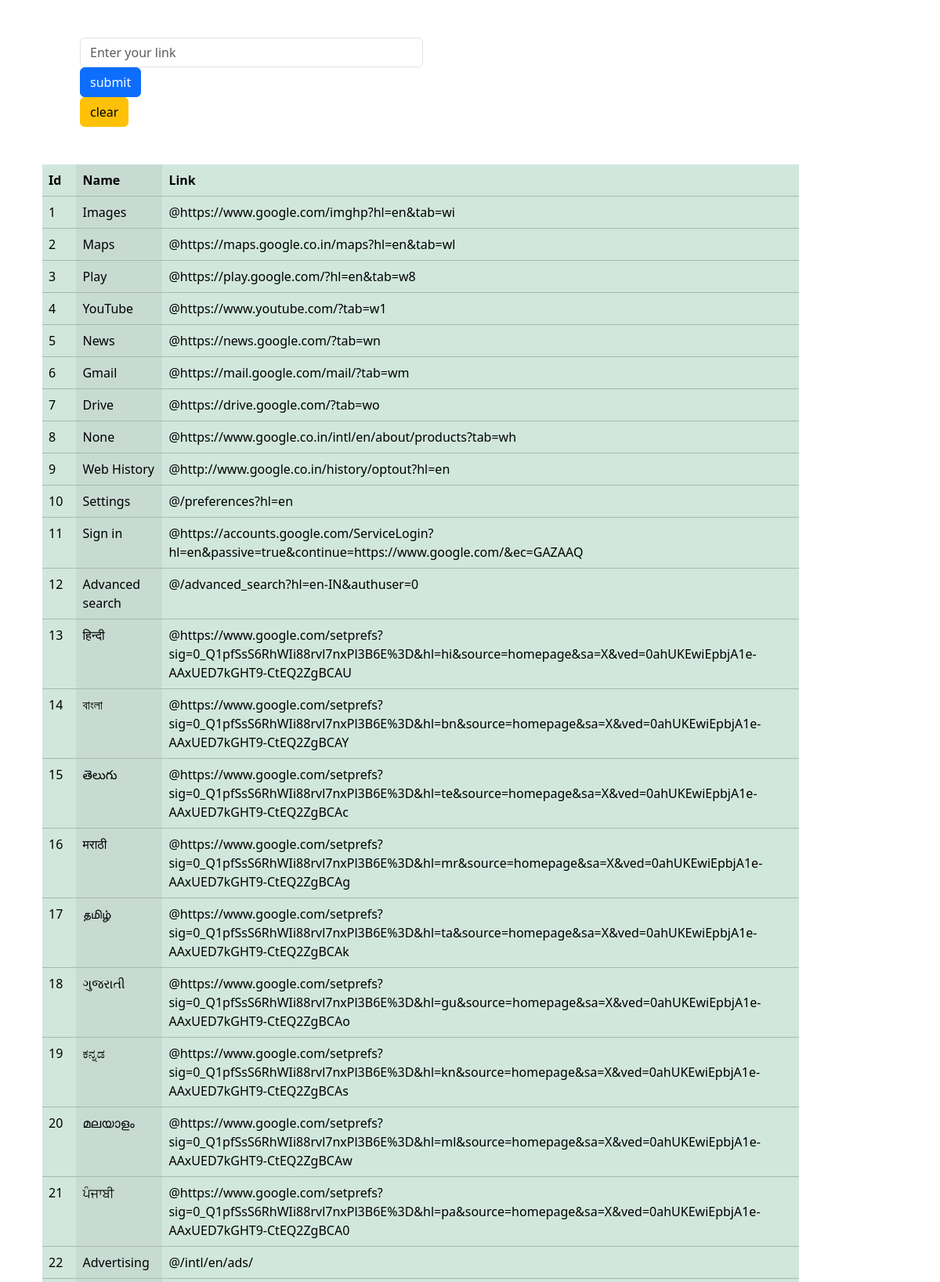
The page / (upper part) on the database its author committed.
### scrap_app/models.py (models this page shows, shortened)
class Links(models.Model):
    address=models.CharField(max_length=500,null=True,blank=True)
    stringname=models.CharField(max_length=500,null=True,blank=True)

### scrap_app/views.py (the view)
# urls.py: path('', views.home, name='home'),
def home(request):
    if request.method=='POST':
        new_link=request.POST.get('page','')
        urls=requests.get(new_link)
        beautysoup=BeautifulSoup(urls.text,'html.parser')
        for link in beautysoup.find_all('a'):
            li_address=link.get('href')
            li_name=link.string
            Links.objects.create(address=li_address,stringname=li_name)
            return HttpResponseRedirect('/')
    else:
     data_values=Links.objects.all()
    return render(request,'home.html',{'data_values':data_values})

### templates/home.html (shortened to what this page needs)
<!DOCTYPE html>
<html lang="en">
<head>
    <link href="https://cdn.jsdelivr.net/npm/bootstrap@5.3.1/dist/css/bootstrap.min.css" rel="stylesheet">
</head>
<body>
<div class="container">
  <div class="col-md-6">
   <div class="row m-5">
     <form method="post" action="/">
       <input class="form-control" name="page" type="text" placeholder="Enter your link">
       <div class="col-md-4">
         <button class="btn btn-primary" type="submit">submit</button>
       </div>
     </form>
       <div class="col-md-6">
         <button class="btn btn-warning" type="reset">clear</button>
       </div>
   </div>
</div>
<div class="container">
  <div class="row">
    <div class="col-md-4">
                <table class="table table-success table-striped-columns">
            <thead>
              <tr>
                <th scope="col">Id</th>
                <th scope="col">Name</th>
                  <th scope="col">Link</th>
              </tr>
            </thead>
              {% for i in data_values %}
            <tbody>
              <tr>
                <td scope="row">{{i.id}}</td>
                <td >{{i.stringname}}</td>
                <td>@{{i.address}}</td>
              </tr>
            </tbody>
              {% endfor %}
          </table>
    </div>
  </div>
</div>
</body>
</html>

### rows shown on the page
Links: id "1", stringname "Images", address "https://www.google.com/imghp?hl=en&tab=wi"
Links: id "2", stringname "Maps", address "https://maps.google.co.in/maps?hl=en&tab=wl"
Links: id "3", stringname "Play", address "https://play.google.com/?hl=en&tab=w8"
Links: id "4", stringname "YouTube", address "https://www.youtube.com/?tab=w1"
Links: id "5", stringname "News", address "https://news.google.com/?tab=wn"
Links: id "6", stringname "Gmail", address "https://mail.google.com/mail/?tab=wm"
Links: id "7", stringname "Drive", address "https://drive.google.com/?tab=wo"
Links: id "8", stringname "None", address "https://www.google.co.in/intl/en/about/products?tab=wh"
Links: id "9", stringname "Web History", address "http://www.google.co.in/history/optout?hl=en"
Links: id "10", stringname "Settings", address "/preferences?hl=en"
Links: id "11", stringname "Sign in", address "https://accounts.google.com/ServiceLogin?hl=en&passive=true&continue=https://www.google.com/&ec=GAZAAQ"
Links: id "12", stringname "Advanced search", address "/advanced_search?hl=en-IN&authuser=0"
Links: id "13", stringname "हिन्दी", address "https://www.google.com/setprefs?sig=0_Q1pfSsS6RhWIi88rvl7nxPl3B6E%3D&hl=hi&source=homepage&sa=X&ved=0ahUKEwiEpbjA1e-AAxUED7kGHT9-CtEQ2ZgBCAU"
Links: id "14", stringname "বাংলা", address "https://www.google.com/setprefs?sig=0_Q1pfSsS6RhWIi88rvl7nxPl3B6E%3D&hl=bn&source=homepage&sa=X&ved=0ahUKEwiEpbjA1e-AAxUED7kGHT9-CtEQ2ZgBCAY"
Links: id "15", stringname "తెలుగు", address "https://www.google.com/setprefs?sig=0_Q1pfSsS6RhWIi88rvl7nxPl3B6E%3D&hl=te&source=homepage&sa=X&ved=0ahUKEwiEpbjA1e-AAxUED7kGHT9-CtEQ2ZgBCAc"
Links: id "16", stringname "मराठी", address "https://www.google.com/setprefs?sig=0_Q1pfSsS6RhWIi88rvl7nxPl3B6E%3D&hl=mr&source=homepage&sa=X&ved=0ahUKEwiEpbjA1e-AAxUED7kGHT9-CtEQ2ZgBCAg"
Links: id "17", stringname "தமிழ்", address "https://www.google.com/setprefs?sig=0_Q1pfSsS6RhWIi88rvl7nxPl3B6E%3D&hl=ta&source=homepage&sa=X&ved=0ahUKEwiEpbjA1e-AAxUED7kGHT9-CtEQ2ZgBCAk"
Links: id "18", stringname "ગુજરાતી", address "https://www.google.com/setprefs?sig=0_Q1pfSsS6RhWIi88rvl7nxPl3B6E%3D&hl=gu&source=homepage&sa=X&ved=0ahUKEwiEpbjA1e-AAxUED7kGHT9-CtEQ2ZgBCAo"
Links: id "19", stringname "ಕನ್ನಡ", address "https://www.google.com/setprefs?sig=0_Q1pfSsS6RhWIi88rvl7nxPl3B6E%3D&hl=kn&source=homepage&sa=X&ved=0ahUKEwiEpbjA1e-AAxUED7kGHT9-CtEQ2ZgBCAs"
Links: id "20", stringname "മലയാളം", address "https://www.google.com/setprefs?sig=0_Q1pfSsS6RhWIi88rvl7nxPl3B6E%3D&hl=ml&source=homepage&sa=X&ved=0ahUKEwiEpbjA1e-AAxUED7kGHT9-CtEQ2ZgBCAw"
Links: id "21", stringname "ਪੰਜਾਬੀ", address "https://www.google.com/setprefs?sig=0_Q1pfSsS6RhWIi88rvl7nxPl3B6E%3D&hl=pa&source=homepage&sa=X&ved=0ahUKEwiEpbjA1e-AAxUED7kGHT9-CtEQ2ZgBCA0"
Links: id "22", stringname "Advertising", address "/intl/en/ads/"
